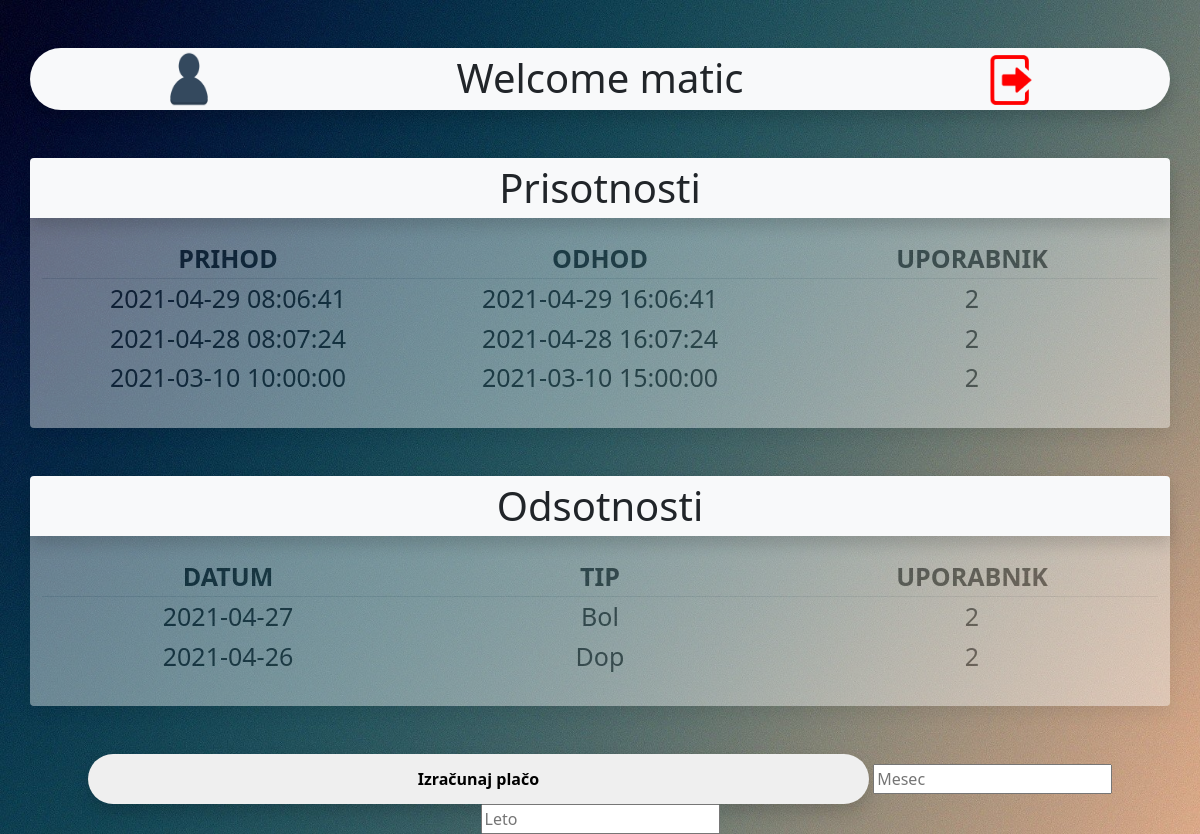
Page /homepage.php (signed in) on the committed database.
### tables this page shows
CREATE TABLE `prisotnosti` (
  `IDPrisotnosti` int(11) NOT NULL,
  `casPrihoda` datetime NOT NULL,
  `casOdhoda` datetime NOT NULL,
  `UserID` int(11) NOT NULL
);

CREATE TABLE `odsotnosti` (
  `IDOdsotnosti` int(11) NOT NULL,
  `datumOdsotnosti` date NOT NULL,
  `UserID` int(11) NOT NULL,
  `tipOdsotnosti` varchar(10) NOT NULL
);

### baza.php (called while the page is built, shortened)
<?php
class Baza {
    public static function getSeznamPrisotnosti($userID){
        $db = DBInit::getInstance();
        $statement = $db->prepare("SELECT IDPrisotnosti, casPrihoda, casOdhoda, UserID from prisotnosti where UserID = :userID");
        $statement->bindParam(":userID", $userID);
        $statement->execute();
        return $statement->fetchAll();
    }
    public static function getSeznamOdsotnosti($userID){
        $db = DBInit::getInstance();
        $statement = $db->prepare("SELECT IDOdsotnosti, datumOdsotnosti, UserID, tipOdsotnosti from odsotnosti where UserID = :userID");
        $statement->bindParam(":userID", $userID);
        $statement->execute();
        return $statement->fetchAll();
    }
}

### homepage.php (the view, shortened to what this page needs)
<?php
$user = $_SESSION["user"];
require_once ("baza.php");
$userID = $_SESSION["all"][0]["IDUser"]
?>
<!DOCTYPE html>
<html lang="en">
<head>
    <link href="https://cdn.jsdelivr.net/npm/bootstrap@5.0.0-beta3/dist/css/bootstrap.min.css" rel="stylesheet">
    <link rel="stylesheet" href="assets/css/style.css">
</head>
<body>
    <div class="container mt-5">
            <div class="row ">
                <div class="col-12 text-center bg-light rounded-pill  mb-5 shadow fontS" style="z-index: 9;display: flex;justify-content: space-around;"><img src="assets/user.png" style="width:50px;"> Welcome <?=$user; ?> <a href="index.php"><img src="assets/logout.png" style="width:50px; margin-bottom: 5px;"></a></div>
    <?php
    $podatki = Baza::getSeznamPrisotnosti($userID);
    if (!empty($podatki)) {
        ?>
                <div class="col-12 text-center bg-light rounded-top shadow fontS" style="z-index: 9;display: flex;justify-content: space-around;">
                    Prisotnosti
                </div>
                <div class="col-12 opacityLess rounded shadow text-dark pt-5 text-center empty">
                <table>
                <tr class="border-bottom">
                    <th>prihod</th>
                    <th>odhod</th>
                    <th>Uporabnik</th>
                </tr>
                <?php foreach ($podatki as $evidenca): ?>
                    <tr>
                        <td><?=$evidenca["casPrihoda"]?></td>
                        <td><?=$evidenca["casOdhoda"]?></td>
                        <td><?=$evidenca["UserID"]?></td>
                    </tr>
                <?php endforeach; ?>
                </table>
                </div>
            </div>
        </div>
    <?php
    }
    ?>
    <?php
    $odsotnost = Baza::getSeznamOdsotnosti($userID);
    if (!empty($odsotnost)) {
    ?>
    <div class="container mt-5">
        <div class="row ">
            <div class="col-12 text-center bg-light rounded-top shadow fontS" style="z-index: 9;display: flex;justify-content: space-around;">
                Odsotnosti
            </div>
            <div class="col-12 opacityLess rounded shadow text-dark pt-5 text-center empty">
                <table>
                    <tr class="border-bottom">
                    <th>Datum</th>
                    <th>Tip</th>
                    <th>Uporabnik</th>
                    </tr>
                    <?php foreach ($odsotnost as $evidenca): ?>
                        <tr>
                        <td><?=$evidenca["datumOdsotnosti"]?></td>
                        <td><?=$evidenca["tipOdsotnosti"]?></td>
                        <td><?=$evidenca["UserID"]?></td>
                        </tr>
                    <?php endforeach; ?>
                </table>
            </div>
        </div>
    </div>
    <?php
    }
    ?>
    <?php
    if (!empty($podatki) || !empty($odsotnost)) {
        echo '
        <div class="container mt-5">
            <div class="row ">
                <div class="col-12 text-center" >
                    <form name="vnos" action="calculate.php" method="post" onsubmit="return validateForm()">
                    <button class="gumb shadow">Izračunaj plačo</button>
                    <input type="number" name="mesec" id="mesec" placeholder="Mesec" />
                    <input type="number" name="leto" id="leto" placeholder="Leto" />
                    </form>
                </div>
';
    }
    ?>
</body>
</html>

### assets/css/style.css (style rules this page uses)
body { background-image: url("../bg.jpg"); background-size: cover; }
.opacityLess { background-color: white; opacity: 0.4; margin-top: -27px; }
.empty { font-size: 25px; }
.fontS { font-size: 40px; }
table { width: 100%; margin-bottom: 30px; }
th { text-transform: uppercase; width: 300px; }
.gumb { width: 70%; height: 50px; border: none; border-radius: 25px; font-weight: bold; }

### rows in the picture
prisotnosti: casPrihoda "2021-04-29 08:06:41", casOdhoda "2021-04-29 16:06:41", UserID "2"
prisotnosti: casPrihoda "2021-04-28 08:07:24", casOdhoda "2021-04-28 16:07:24", UserID "2"
prisotnosti: casPrihoda "2021-03-10 10:00:00", casOdhoda "2021-03-10 15:00:00", UserID "2"
odsotnosti: datumOdsotnosti "2021-04-27", tipOdsotnosti "Bol", UserID "2"
odsotnosti: datumOdsotnosti "2021-04-26", tipOdsotnosti "Dop", UserID "2"

### other values in the picture
$user "matic"
